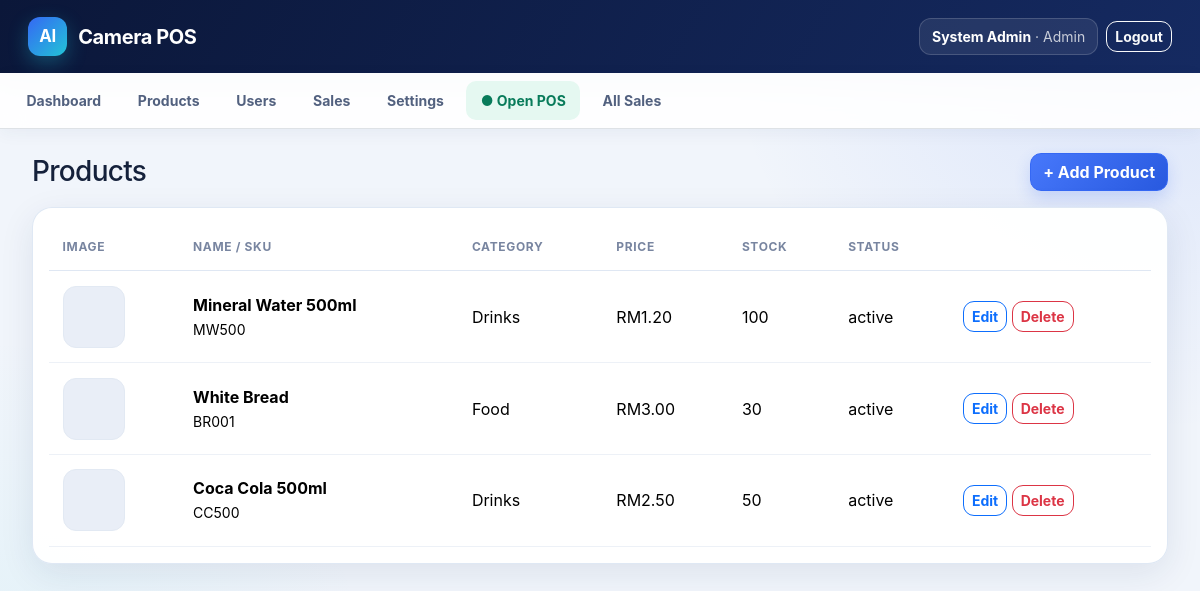
/admin/products.php (signed in), run on the app's committed database.
### tables this page shows
CREATE TABLE products (id INT UNSIGNED AUTO_INCREMENT PRIMARY KEY,name VARCHAR(150) NOT NULL,sku VARCHAR(60) NOT NULL UNIQUE,category_id INT UNSIGNED NULL,price DECIMAL(10,2) NOT NULL DEFAULT 0,stock_quantity INT NOT NULL DEFAULT 0,image VARCHAR(255) NULL,status ENUM('active','inactive') NOT NULL DEFAULT 'active',created_at TIMESTAMP DEFAULT CURRENT_TIMESTAMP,updated_at TIMESTAMP DEFAULT CURRENT_TIMESTAMP ON UPDATE CURRENT_TIMESTAMP,CONSTRAINT fk_product_category FOREIGN KEY(category_id) REFERENCES categories(id) ON DELETE SET NULL,INDEX idx_product_name(name));

CREATE TABLE categories (id INT UNSIGNED AUTO_INCREMENT PRIMARY KEY,name VARCHAR(100) NOT NULL UNIQUE,created_at TIMESTAMP DEFAULT CURRENT_TIMESTAMP);

### includes/bootstrap.php (called while the page is built, shortened)
<?php
require_once __DIR__ . '/../config/database.php';
function e(mixed $value): string { return htmlspecialchars((string)$value, ENT_QUOTES, 'UTF-8'); }
function url(string $path = ''): string {
    $script = str_replace('\\', '/', $_SERVER['SCRIPT_NAME'] ?? '');
    $base = str_replace('\\', '/', dirname($script));
    if (preg_match('#/(admin|cashier|api)$#', $base)) {
        $base = str_replace('\\', '/', dirname($base));
    }
    $base = trim($base, "/\\.");
    $base = $base === '' ? '' : '/' . $base;
    return $base . '/' . ltrim($path, '/');
}
function user(): ?array { return $_SESSION['user'] ?? null; }
function money(float|string $amount): string { return 'RM' . number_format((float)$amount, 2); }

### config/database.php (called while the page is built, shortened)
<?php
function db(): PDO
{
    static $pdo;
    if (!$pdo) {
        $pdo = new PDO('mysql:host=' . DB_HOST . ';dbname=' . DB_NAME . ';charset=utf8mb4', DB_USER, DB_PASS, [
            PDO::ATTR_ERRMODE => PDO::ERRMODE_EXCEPTION,
            PDO::ATTR_DEFAULT_FETCH_MODE => PDO::FETCH_ASSOC,
            PDO::ATTR_EMULATE_PREPARES => false,
        ]);
    }
    return $pdo;
}

### admin/products.php (the view, shortened to what this page needs)
<?php
require __DIR__.'/../includes/bootstrap.php';require_login('admin');
$categories=db()->query('SELECT * FROM categories ORDER BY name')->fetchAll();$products=db()->query('SELECT p.*,c.name category FROM products p LEFT JOIN categories c ON c.id=p.category_id ORDER BY p.id DESC')->fetchAll();$pageTitle='Products';require __DIR__.'/../includes/header.php';?>
<div class="d-flex justify-content-between align-items-center mb-3"><h1 class="h3 mb-0">Products</h1><button class="btn btn-primary" data-bs-toggle="collapse" data-bs-target="#productForm">+ Add Product</button></div>
<div class="card p-3"><div class="table-responsive"><table class="table align-middle"><thead><tr><th>Image</th><th>Name / SKU</th><th>Category</th><th>Price</th><th>Stock</th><th>Status</th><th></th></tr></thead><tbody><?php foreach($products as $p):?><tr><td><?php if($p['image']):?><img class="product-thumb" src="<?=e(url('uploads/products/'.$p['image']))?>"><?php else:?><div class="product-thumb d-grid place-items-center"></div><?php endif;?></td><td><strong><?=e($p['name'])?></strong><br><small><?=e($p['sku'])?></small></td><td><?=e($p['category']??'-')?></td><td><?=money($p['price'])?></td><td><?=e($p['stock_quantity'])?></td><td><?=e($p['status'])?></td><td class="text-nowrap"><a class="btn btn-sm btn-outline-primary" href="?edit=<?=$p['id']?>">Edit</a> <form class="d-inline" method="post" onsubmit="return confirm('Delete this product?')"><input type="hidden" name="csrf_token" value="<?=e(csrf_token())?>"><input type="hidden" name="action" value="delete"><input type="hidden" name="id" value="<?=$p['id']?>"><button class="btn btn-sm btn-outline-danger">Delete</button></form></td></tr><?php endforeach;?></tbody></table></div></div>
<?php require __DIR__.'/../includes/footer.php';

### includes/header.php
<?php $pageTitle = $pageTitle ?? 'AI Camera POS'; $flash = take_flash(); ?>
<!doctype html><html lang="en"><head><meta charset="utf-8"><meta name="viewport" content="width=device-width,initial-scale=1">
<title><?= e($pageTitle) ?></title><link href="https://cdn.jsdelivr.net/npm/bootstrap@5.3.3/dist/css/bootstrap.min.css" rel="stylesheet"><link href="<?= e(url('assets/css/app.css?v='.filemtime(__DIR__.'/../assets/css/app.css'))) ?>" rel="stylesheet"></head>
<body><nav class="navbar navbar-expand-lg navbar-dark"><div class="container-fluid"><a class="navbar-brand fw-bold" href="<?= e(url(user() && user()['role']==='admin' ? 'admin/dashboard.php' : 'cashier/pos.php')) ?>"><span class="brand-mark">AI</span><span>Camera POS</span></a>
<?php if(user()): ?><div class="d-flex align-items-center gap-2 text-white"><span class="small user-chip"><strong><?= e(user()['name']) ?></strong> <span class="user-role opacity-75">· <?= e(ucfirst(user()['role'])) ?></span></span><a class="btn btn-sm btn-outline-light" href="<?= e(url('logout.php')) ?>">Logout</a></div><?php endif; ?></div></nav>
<?php if(user()): ?><div class="app-nav border-bottom"><div class="container-fluid nav-scroll py-2 d-flex gap-2">
<?php if(user()['role']==='admin'): ?><a class="btn btn-sm btn-outline-primary" href="<?= e(url('admin/dashboard.php')) ?>">Dashboard</a><a class="btn btn-sm btn-outline-primary" href="<?= e(url('admin/products.php')) ?>">Products</a><a class="btn btn-sm btn-outline-primary" href="<?= e(url('admin/users.php')) ?>">Users</a><a class="btn btn-sm btn-outline-primary" href="<?= e(url('admin/sales.php')) ?>">Sales</a><a class="btn btn-sm btn-outline-primary" href="<?= e(url('admin/settings.php')) ?>">Settings</a><?php endif; ?>
<a class="btn btn-sm btn-pos" href="<?= e(url('cashier/pos.php')) ?>">● Open POS</a><a class="btn btn-sm btn-outline-secondary" href="<?= e(url('cashier/history.php')) ?>"><?=user()['role']==='admin'?'All Sales':'My Sales'?></a></div></div><?php endif; ?>
<main class="container-fluid py-4"><?php if($flash): ?><div class="alert alert-<?= e($flash[0]) ?> alert-dismissible fade show"><?= e($flash[1]) ?><button class="btn-close" data-bs-dismiss="alert"></button></div><?php endif; ?>

### includes/footer.php
</main><script src="https://cdn.jsdelivr.net/npm/bootstrap@5.3.3/dist/js/bootstrap.bundle.min.js"></script></body></html>

### assets/css/app.css (style rules this page uses)
:root { --navy:#0b1739;--navy2:#152a61;--blue:#3568f4;--cyan:#22c4d6;--green:#13a978;--bg:#f1f5fb;--text:#15213b;--muted:#6b7894;--border:#dfe7f3;--shadow:0 10px 35px rgba(22,42,87,.09) }
* { box-sizing:border-box }
body { min-height:100vh;background:radial-gradient(circle at 96% 0,rgba(53,104,244,.12),transparent 27rem),radial-gradient(circle at 0 90%,rgba(34,196,214,.08),transparent 24rem),var(--bg);color:var(--text);font-family:Inter,ui-sans-serif,system-ui,-apple-system,"Segoe UI",sans-serif }
.navbar { min-height:70px;padding:.75rem 1rem;background:linear-gradient(120deg,var(--navy),var(--navy2))!important;box-shadow:0 8px 25px rgba(9,25,65,.2) }
.navbar-brand { display:flex;align-items:center;gap:.7rem;letter-spacing:-.02em }
.brand-mark { width:39px;height:39px;display:inline-grid;place-items:center;border-radius:12px;color:#fff;font-size:1.05rem;background:linear-gradient(135deg,var(--blue),var(--cyan));box-shadow:0 7px 20px rgba(34,196,214,.3) }
.user-chip { padding:.45rem .75rem;border:1px solid rgba(255,255,255,.16);border-radius:12px;background:rgba(255,255,255,.08) }
.app-nav { background:rgba(255,255,255,.91)!important;backdrop-filter:blur(12px);box-shadow:0 4px 16px rgba(30,54,100,.05) }
.nav-scroll { overflow-x:auto;white-space:nowrap;scrollbar-width:thin }
.nav-scroll .btn { border:0;border-radius:10px;padding:.55rem .9rem;color:#52617f;background:transparent;font-weight:650;transition:.2s ease }
.nav-scroll .btn.btn-pos { color:#087b5a;background:#e5f8f1 }
main { max-width:1600px;margin-inline:auto;padding:2rem!important }
h1,h2,h3,h4,h5 { color:#142246;font-weight:750;letter-spacing:-.025em }
.card { border:1px solid rgba(218,228,243,.85);border-radius:20px;background:rgba(255,255,255,.96);box-shadow:var(--shadow) }
.table { --bs-table-bg:transparent;margin-bottom:0 }
.table thead th { padding:.9rem .85rem;border-bottom:1px solid var(--border);color:#7885a0;font-size:.75rem;text-transform:uppercase;letter-spacing:.055em }
.table tbody td { padding:.9rem .85rem;border-color:#edf1f7;vertical-align:middle }
.table tbody tr { transition:background .15s ease }
.btn { border-radius:11px;font-weight:680;transition:transform .16s ease,box-shadow .16s ease }
.btn-primary { border-color:var(--blue);background:linear-gradient(135deg,#4778fb,#2859df);box-shadow:0 7px 16px rgba(53,104,244,.2) }
.product-thumb { width:62px;height:62px;object-fit:cover;border-radius:13px;background:#e9eef7;border:1px solid #e2e9f3 }

### data on the page
products: name "Mineral Water 500ml", sku "MW500", category.name "Drinks", price "RM1.20", stock_quantity "100", status "active"
products: name "White Bread", sku "BR001", category.name "Food", price "RM3.00", stock_quantity "30", status "active"
products: name "Coca Cola 500ml", sku "CC500", category.name "Drinks", price "RM2.50", stock_quantity "50", status "active"

### other printed values
user()['name'] "System Admin"
user()['role'] "Admin"
